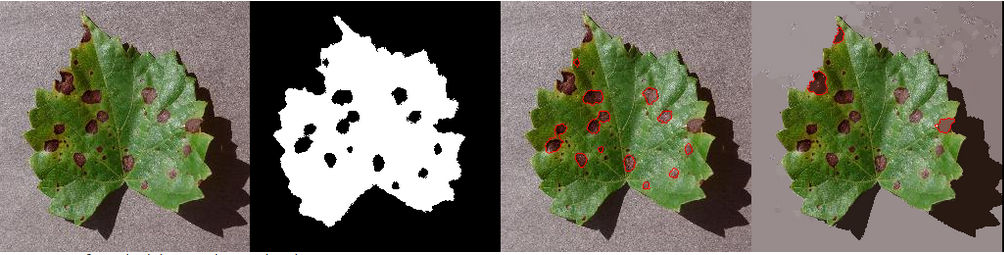
#> input picture examples/pipeline-overview.png, 1004 x 255 px
$ python -i segmentation_utils.py   (imports and definitions only)
#> lines starting #> are read from the running program, lines starting #| are printed output that depends on the picture
#> further down, picture is the input picture: shape (255, 1004, 3); mean B, G, R 95, 111.9, 112.6
import cv2
import numpy as np
from scipy.sparse.csgraph import connected_components

# [16 lines left out: function merge_enclaves, not called in this run]

def detectleafborder(image):
    gray = cv2.cvtColor(image, cv2.COLOR_BGR2GRAY)
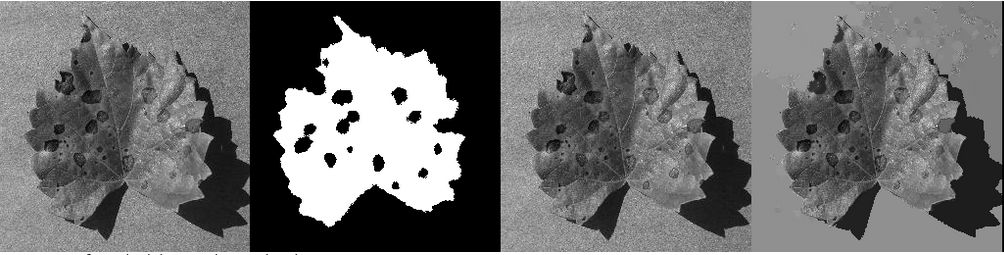
#> gray: shape (255, 1004); min 0, max 255, mean 110.2
    blurred = cv2.GaussianBlur(gray, (5, 5), 0)
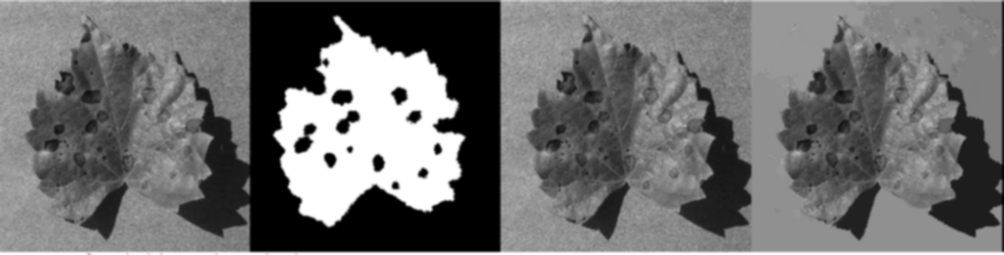
#> blurred: shape (255, 1004); min 0, max 255, mean 110.1
    edges = cv2.Canny(blurred, 20, 100)
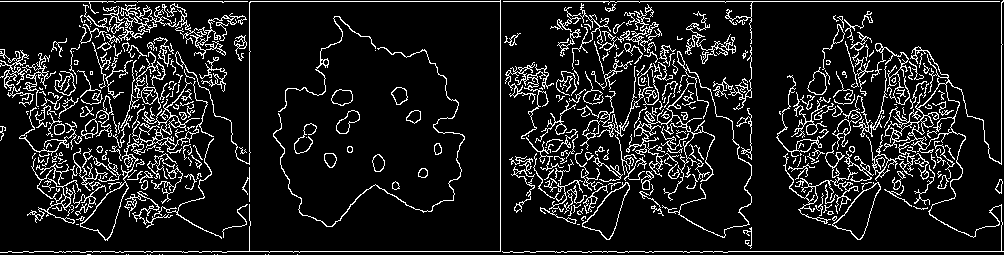
#> edges: shape (255, 1004); 11.3% white in thin lines or dots
    return edges

# [116 lines left out: function gradient_segmentation_with_boosting, not called in this run]

>>> import cv2
>>> picture = cv2.imread('../examples/pipeline-overview.png')
>>> result = detectleafborder(picture)

$ run again, on examples/region-features.png
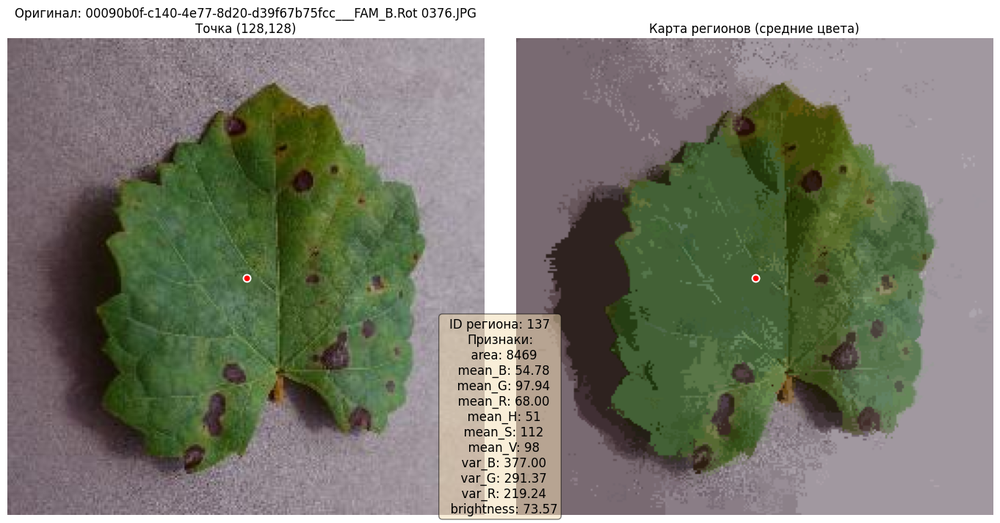
#> input picture examples/region-features.png, 1000 x 523 px, shrunk from 1362 x 713 before the run
#> picture is the input picture: shape (523, 1000, 3); mean B, G, R 115.6, 128.7, 127.4
#> in detectleafborder, `gray = cv2.cvtColor(image, cv2.COLOR_BGR2GRAY)`:
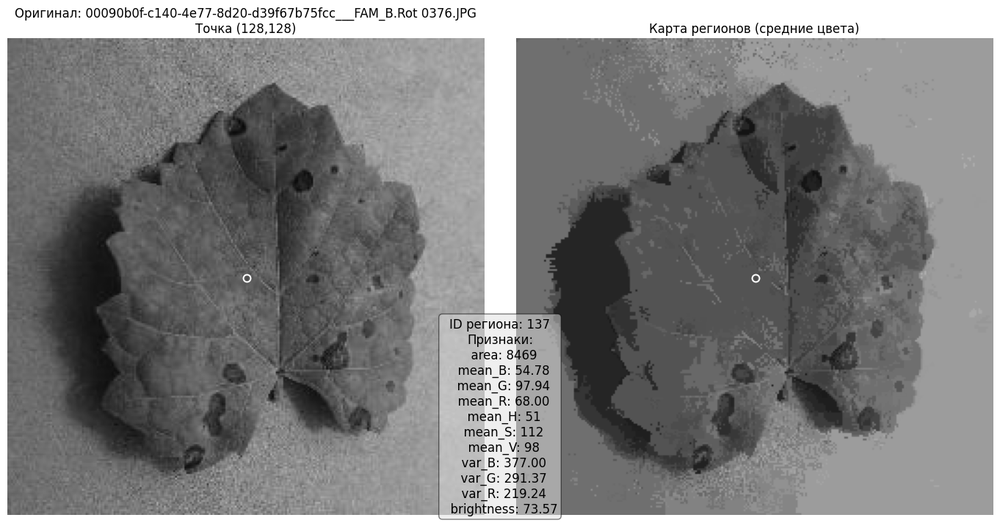
#> gray: shape (523, 1000); min 0, max 255, mean 126.8
#> in detectleafborder, `edges = cv2.Canny(blurred, 20, 100)`:
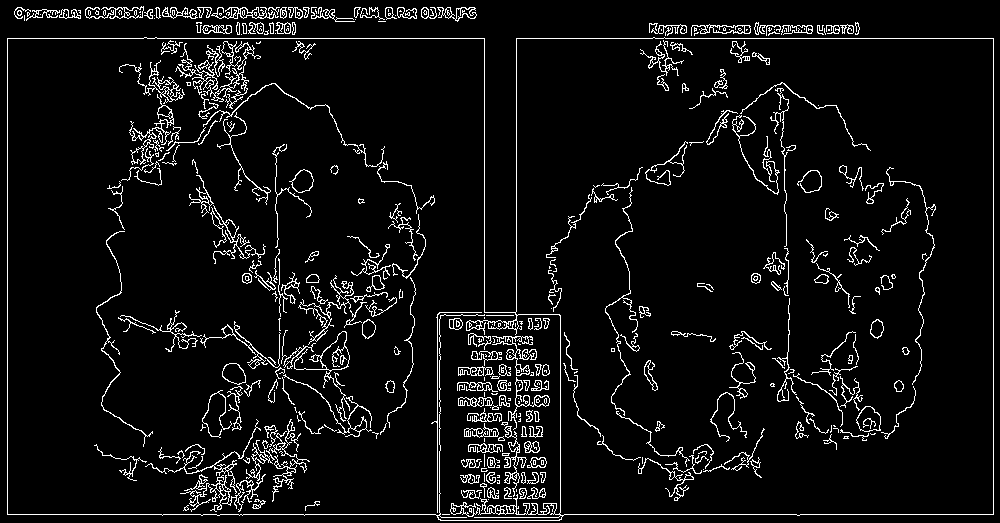
#> edges: shape (523, 1000); 6.1% white in thin lines or dots

$ run again, on examples/xgboost-class-map.png
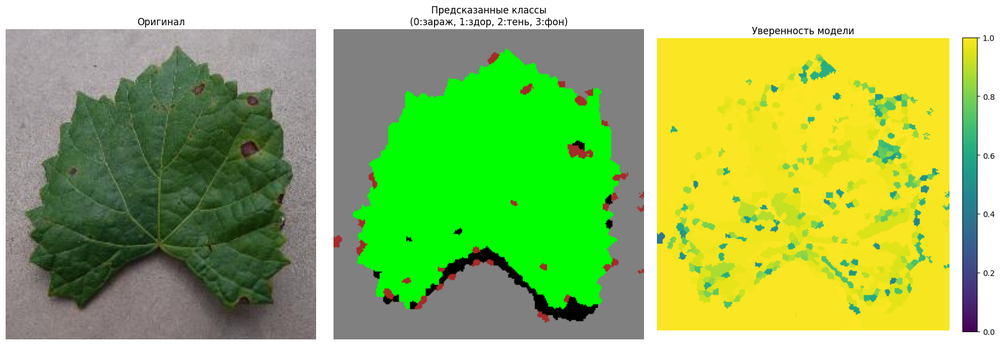
#> input picture examples/xgboost-class-map.png, 1000 x 345 px, shrunk from 1781 x 615 before the run
#> picture is the input picture: shape (345, 1000, 3); mean B, G, R 99, 185.7, 150
#> in detectleafborder, `gray = cv2.cvtColor(image, cv2.COLOR_BGR2GRAY)`:
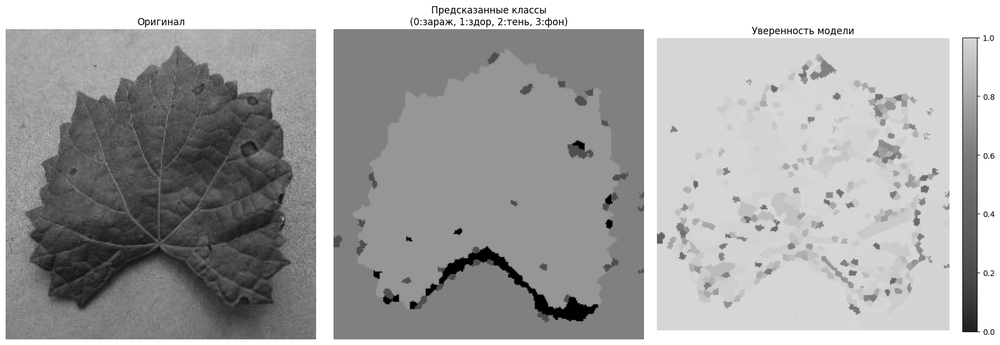
#> gray: shape (345, 1000); min 0, max 255, mean 165.2
#> in detectleafborder, `edges = cv2.Canny(blurred, 20, 100)`:
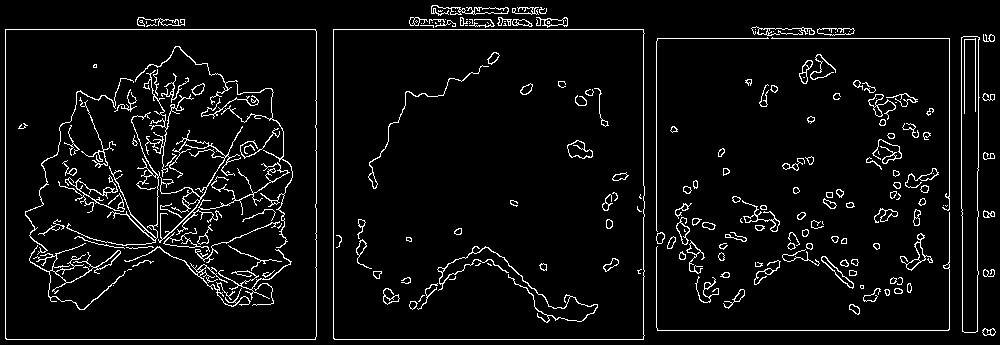
#> edges: shape (345, 1000); 5.4% white in thin lines or dots
